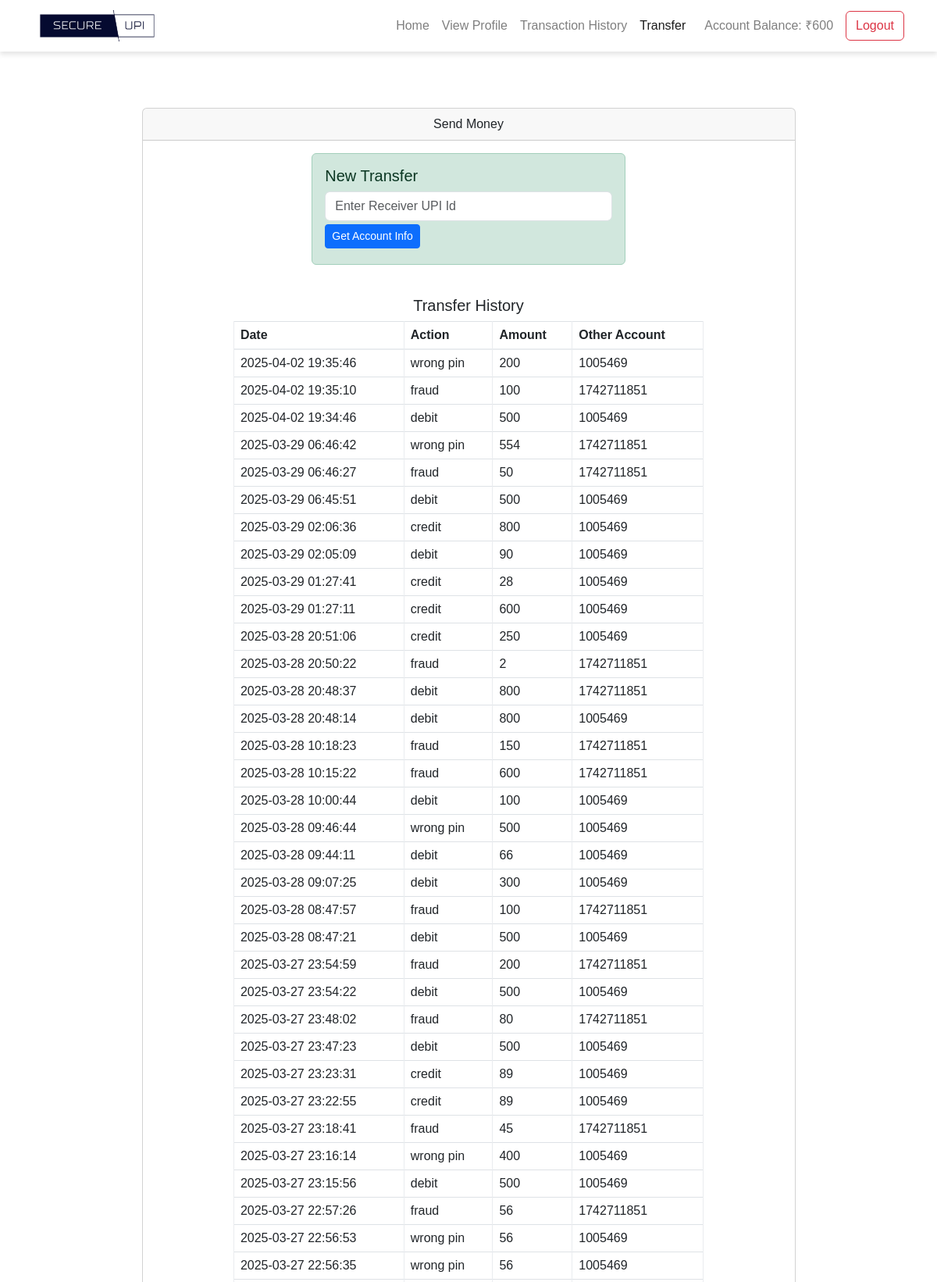
The app's page /transfer.php (signed in, upper part) with its own data.
### tables this page shows
CREATE TABLE `transaction` (
  `transactionId` int NOT NULL,
  `action` varchar(10) NOT NULL,
  `credit` varchar(20) DEFAULT NULL,
  `debit` varchar(20) DEFAULT NULL,
  `other` varchar(20) NOT NULL,
  `userId` int NOT NULL,
  `date` timestamp NOT NULL DEFAULT CURRENT_TIMESTAMP
);

### transfer.php (the view, shortened to what this page needs)
<?php
$userId = $_SESSION['userId'];
?>
<!DOCTYPE html>
<html>
<head>
    <?php require 'assets/autoloader.php'; ?>
    <?php require 'assets/function.php'; ?>
    <link href="https://cdn.jsdelivr.net/npm/bootstrap@5.3.0-alpha3/dist/css/bootstrap.min.css" rel="stylesheet">
</head>
<body>
<nav class="navbar navbar-expand-lg navbar-light">
    <div class="container">
        <a class="navbar-brand" href="#">
            <img src="images/logo.png" alt="Federal Bank">
        </a>
        <div class="collapse navbar-collapse" id="navbarNav">
            <ul class="navbar-nav ms-auto">
                <li class="nav-item">
                    <a class="nav-link" href="index.php">Home</a>
                </li>
                <li class="nav-item">
                    <a class="nav-link" href="accounts.php">View Profile</a>
                </li>
                <li class="nav-item">
                    <a class="nav-link" href="statements.php">Transaction History</a>
                </li>
                <li class="nav-item">
                    <a class="nav-link active" href="transfer.php">Transfer</a>
                </li>
            </ul>
            <span class="navbar-text ms-3">
                Account Balance: ₹<?php echo isset($_SESSION['user']['balance']) ? $_SESSION['user']['balance'] : '0'; ?>
            </span>
            <a href="logout.php" class="btn btn-outline-danger ms-3">Logout</a>
        </div>
    </div>
</nav>
<br><br><br>
<div class="container">
    <div class="card w-75 mx-auto">
        <div class="card-header text-center">
            Send Money
        </div>
        <div class="card-body">
            <form method="POST">
                <div class="alert alert-success w-50 mx-auto">
                    <h5>New Transfer</h5>
                    <input type="text" name="otherNo" class="form-control" placeholder="Enter Receiver UPI Id" required>
                    <button type="submit" name="get" class="btn btn-primary btn-bloc btn-sm my-1">Get Account Info</button>
                </div>
            </form>
            <br>
            <h5 class="text-center">Transfer History</h5>
            <?php
            $query = "SELECT * FROM transaction WHERE userId = '$userId' ORDER BY date DESC";
            $result = $con->query($query);
            if ($result->num_rows > 0) {
                echo "<table class='table table-bordered w-75 mx-auto'>
                        <thead>
                            <tr>
                                <th>Date</th>
                                <th>Action</th>
                                <th>Amount</th>
                                <th>Other Account</th>
                            </tr>
                        </thead>
                        <tbody>";
                while ($row = $result->fetch_assoc()) {
                    $amount = $row['action'] == 'debit' || $row['action'] == 'withdraw' || $row['action'] == 'fraud' || $row['action'] == 'wrong pin' ? $row['debit'] : $row['credit'];
                    $amount = isset($amount) ? $amount : 'N/A';
                    $otherNo = isset($row['other']) ? $row['other'] : 'N/A';
                    echo "<tr>
                            <td>{$row['date']}</td>
                            <td>{$row['action']}</td>
                            <td>{$amount}</td>
                            <td>{$otherNo}</td>
                          </tr>";
                }
                echo "</tbody></table>";
            } else {
                echo "<div class='alert alert-info w-75 mx-auto'>No transaction history available.</div>";
            }
            ?>
        </div>
    </div>
</div>
</body>
</html>

### transfer.php (style rules this page uses)
body { background: url('images/background.jpg') no-repeat center center fixed; background-size: cover; font-family: 'Arial', sans-serif; color: #333; }
.navbar { background-color: rgba(255, 255, 255, 0.4); backdrop-filter: blur(5px); box-shadow: 0 4px 6px rgba(0, 0, 0, 0.1); }
.navbar-brand img { height: 40px; }

### records on screen
transaction: date "2025-04-02 19:35:46", action "wrong pin", debit "200", other "1005469"
transaction: date "2025-04-02 19:35:10", action "fraud", debit "100", other "1742711851"
transaction: date "2025-04-02 19:34:46", action "debit", debit "500", other "1005469"
transaction: date "2025-03-29 06:46:42", action "wrong pin", debit "554", other "1742711851"
transaction: date "2025-03-29 06:46:27", action "fraud", debit "50", other "1742711851"
transaction: date "2025-03-29 06:45:51", action "debit", debit "500", other "1005469"
transaction: date "2025-03-29 02:06:36", action "credit", credit "800", other "1005469"
transaction: date "2025-03-29 02:05:09", action "debit", debit "90", other "1005469"
transaction: date "2025-03-29 01:27:41", action "credit", credit "28", other "1005469"
transaction: date "2025-03-29 01:27:11", action "credit", credit "600", other "1005469"
transaction: date "2025-03-28 20:51:06", action "credit", credit "250", other "1005469"
transaction: date "2025-03-28 20:50:22", action "fraud", debit "2", other "1742711851"
transaction: date "2025-03-28 20:48:37", action "debit", debit "800", other "1742711851"
transaction: date "2025-03-28 20:48:14", action "debit", debit "800", other "1005469"
transaction: date "2025-03-28 10:18:23", action "fraud", debit "150", other "1742711851"
transaction: date "2025-03-28 10:15:22", action "fraud", debit "600", other "1742711851"
transaction: date "2025-03-28 10:00:44", action "debit", debit "100", other "1005469"
transaction: date "2025-03-28 09:46:44", action "wrong pin", debit "500", other "1005469"
transaction: date "2025-03-28 09:44:11", action "debit", debit "66", other "1005469"
transaction: date "2025-03-28 09:07:25", action "debit", debit "300", other "1005469"
transaction: date "2025-03-28 08:47:57", action "fraud", debit "100", other "1742711851"
transaction: date "2025-03-28 08:47:21", action "debit", debit "500", other "1005469"
transaction: date "2025-03-27 23:54:59", action "fraud", debit "200", other "1742711851"
transaction: date "2025-03-27 23:54:22", action "debit", debit "500", other "1005469"
transaction: date "2025-03-27 23:48:02", action "fraud", debit "80", other "1742711851"
transaction: date "2025-03-27 23:47:23", action "debit", debit "500", other "1005469"
transaction: date "2025-03-27 23:23:31", action "credit", credit "89", other "1005469"
transaction: date "2025-03-27 23:22:55", action "credit", credit "89", other "1005469"
transaction: date "2025-03-27 23:18:41", action "fraud", debit "45", other "1742711851"
transaction: date "2025-03-27 23:16:14", action "wrong pin", debit "400", other "1005469"
transaction: date "2025-03-27 23:15:56", action "debit", debit "500", other "1005469"
transaction: date "2025-03-27 22:57:26", action "fraud", debit "56", other "1742711851"
transaction: date "2025-03-27 22:56:53", action "wrong pin", debit "56", other "1005469"
transaction: date "2025-03-27 22:56:35", action "wrong pin", debit "56", other "1005469"

### other values on screen
$_SESSION['user']['balance'] "600"
